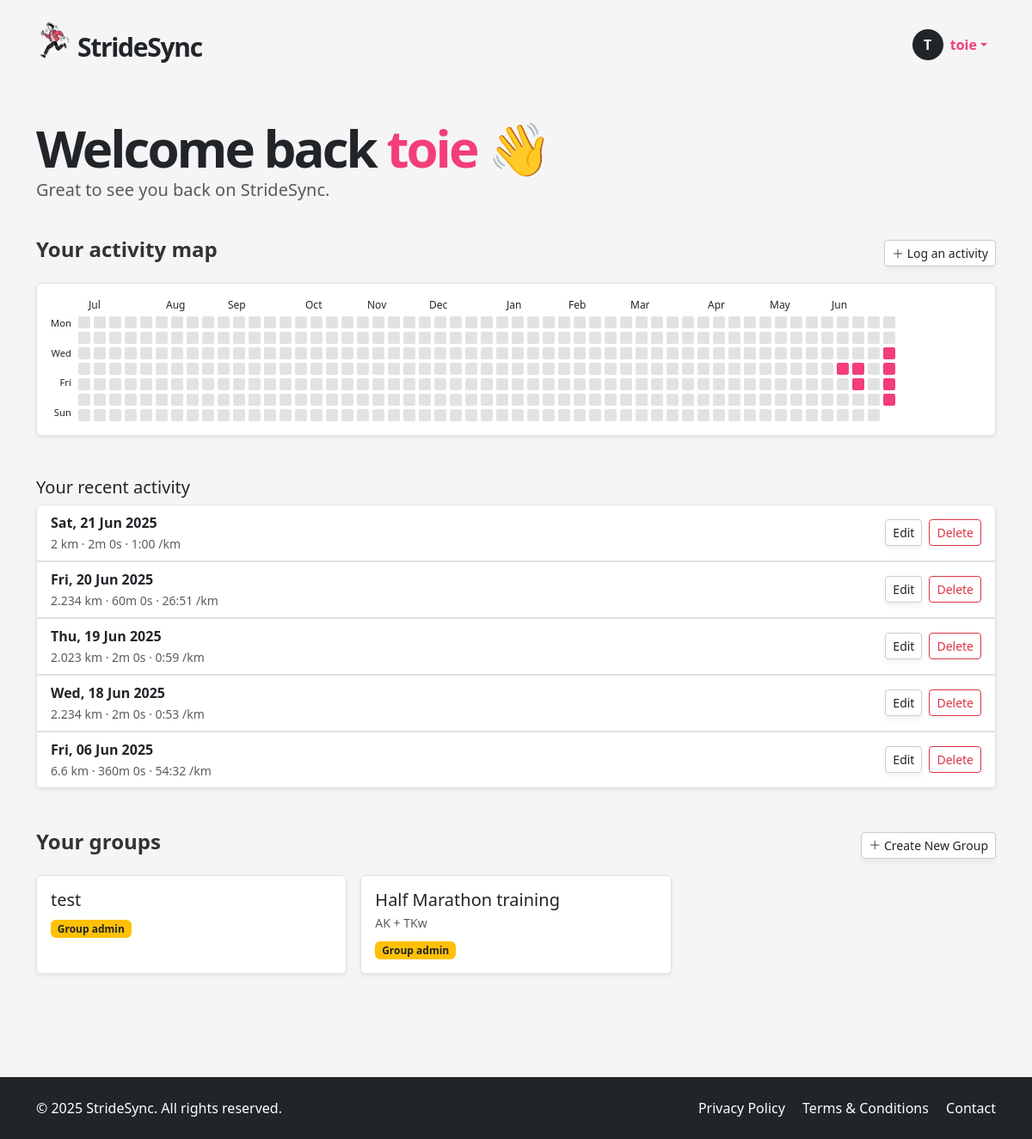
The app's page /dashboard (signed in) with its own data.
### app/models.py (models this page shows, shortened)
class User(UserMixin, db.Model):
    __tablename__ = "users"
    id = sa.Column(sa.Integer, primary_key=True)
    email = sa.Column(sa.String(120), unique=True, nullable=False, index=True)
    password_hash = sa.Column(sa.String(256))
    username = sa.Column(sa.String(64), unique=True, nullable=False, index=True)
    role = sa.Column(sa.Enum(UserRole), default=UserRole.USER, nullable=False)
    is_verified = sa.Column(sa.Boolean, default=False)
    verification_token = sa.Column(sa.String(128), nullable=False, default=lambda: secrets.token_urlsafe(32))
    reset_token = db.Column(db.String, nullable=True)
    reset_token_expiry = db.Column(db.DateTime, nullable=True)
    runs = so.relationship("Run", back_populates="user", cascade="all, delete-orphan")
    groups = so.relationship("Group", secondary=user_groups, back_populates="members")
    admin_of_groups = so.relationship("Group", secondary=group_admins, back_populates="admins")

class Run(db.Model):
    __tablename__ = "runs"
    id = sa.Column(sa.Integer, primary_key=True)
    date = sa.Column(sa.DateTime(timezone=True), index=True)
    distance = sa.Column(sa.Integer)  # meters
    time = sa.Column(sa.Integer)      # seconds (duration)
    pace = sa.Column(sa.Integer)      # seconds per km
    user_id = sa.Column(sa.Integer, sa.ForeignKey("users.id"), index=True)
    user = so.relationship("User", back_populates="runs")
    groups = so.relationship("Group", secondary=run_groups, back_populates="runs")

class Group(db.Model):
    __tablename__ = "groups"
    id = sa.Column(sa.Integer, primary_key=True)
    name = sa.Column(sa.String(100), unique=True, nullable=False)
    description = sa.Column(sa.Text)
    members = so.relationship("User", secondary=user_groups, back_populates="groups")
    admins = so.relationship("User", secondary=group_admins, back_populates="admin_of_groups")
    runs = so.relationship("Run", secondary=run_groups, back_populates="groups")
    invites = so.relationship("GroupInvite", back_populates="group", cascade="all, delete-orphan")

### app/routes.py (the view)
@app.route('/dashboard')
@login_required
def dashboard():
    runs = db.session.scalars(
        sa.select(Run).where(Run.user_id == current_user.id)
    ).all()
    sorted_groups = sorted(current_user.groups, key=lambda g: g.id, reverse=True)
    distance_by_date = {}
    for run in runs:
        run_date = run.date.date()
        distance_by_date[run_date] = distance_by_date.get(run_date, 0) + run.distance
    today = datetime.utcnow().date()
    start_date = today - timedelta(days=364)
    while start_date.weekday() != 0:
        start_date -= timedelta(days=1)
    heatmap_cells = []
    for week in range(53):
        column = []
        week_start = start_date + timedelta(weeks=week)
        for day in range(7):
            date = week_start + timedelta(days=day)
            if date > today:
                column.append(None)
            else:
                column.append({
                    "date": date,
                    "active": date in distance_by_date,
                    "distance": distance_by_date.get(date, 0)
                })
        heatmap_cells.append(column)
    month_labels = {}
    current_month = None
    for i, week in enumerate(heatmap_cells):
        for cell in week:
            if cell:
                cell_month = cell["date"].month
                if cell_month != current_month:
                    current_month = cell_month
                    month_labels[i] = cell["date"].strftime('%b')
                break
    recent_runs = db.session.scalars(
        sa.select(Run)
        .where(Run.user_id == current_user.id)
        .order_by(Run.date.desc())
        .limit(5)
    ).all()
    form = LogActivityForm()
    form.groups.choices = [(g.id, g.name) for g in current_user.groups]
    edit_form = EditRunForm()
    edit_form.groups.choices = [(g.id, g.name) for g in current_user.groups]
    delete_form = DeleteRunForm()
    create_group_form = CreateGroupForm()
    return render_template(
        "dashboard.html",
        user=current_user,
        runs=runs,
        recent_runs=recent_runs,
        heatmap_cells=heatmap_cells,
        month_labels=month_labels,
        form=form,
        edit_form=edit_form,
        delete_form=delete_form,
        create_group_form=create_group_form,
        sorted_groups=sorted_groups
    )

### app/models.py (called while the page is built)
@login.user_loader
def load_user(id):
    return db.session.get(User, int(id))

### app/templates/dashboard.html (shortened to what this page needs)
{% extends "base.html" %}
{% block content %}
<section class="py-5">
  <div class="container">
    <h1 class="display-4 fw-bold mb-4 hero-title">
      Welcome back <span>{{ user.username }}</span> 👋
    </h1>
    <p class="lead mt-3 text-muted" style="margin-top: -20px !important; margin-bottom: 40px;">
      Great to see you back on StrideSync.
    </p>
    <div class="mb-3">
      <div class="d-flex justify-content-between align-items-center mb-3">
        <h4>Your activity map</h4>
        <a href="#" class="btn btn-soft btn-sm" data-bs-toggle="modal" data-bs-target="#logActivityModal">
          <i class="bi bi-plus-lg"></i> Log an activity
        </a>
      </div>
      <div class="rounded border p-3 bg-white shadow-sm" style="overflow-x: auto;">
        <div class="d-flex flex-column">
    <div class="d-flex mb-1" style="margin-left: 2px; gap: 4px;">
      <div style="width: 20px;"></div>
      {% for week_index in range(heatmap_cells|length) %}
        {% set label = month_labels.get(week_index) %}
        <div class="
            {% if week_index < (heatmap_cells|length - 13) %} hidden-mobile {% endif %}
          "
          style="width: 14px; text-align: center; font-size: 0.75rem;">
          {{ label or '' }}
        </div>
      {% endfor %}
    </div>
    <div class="d-flex" style="gap: 4px;">
      <div class="d-flex flex-column me-1" style="gap: 9px; font-size: 0.7rem; text-align: right;">
        <div>Mon</div>
        <div>Wed</div>
        <div>Fri</div>
        <div>Sun</div>
      </div>
      {% for week in heatmap_cells %}
        <div class="d-flex flex-column heatmap-col {% if loop.index0 < (heatmap_cells|length - 13) %}hidden-mobile{% endif %}" style="gap: 4px;">
          {% for cell in week %}
            {% if cell %}
              <div
                title="{% if cell.active %}{{ '%.1f'|format(cell.distance) }} km on {{ cell.date.strftime('%d-%m-%y') }}{% else %}{{ cell.date.strftime('%d-%m-%y') }}{% endif %}"
                style="
                  width: 14px;
                  height: 14px;
                  border-radius: 2px;
                  background-color: {{ '#f33e78' if cell.active else '#e2e2e2' }};
                  transition: background-color 0.2s;">
              </div>
            {% else %}
              <div style="width: 14px; height: 14px; background-color: transparent;"></div>
            {% endif %}
          {% endfor %}
        </div>
      {% endfor %}
    </div>
  </div>
</div>
</div>
    <div class="my-2"><br></div>
    <div class="mb-5">
      <h5>Your recent activity</h5>
      {% if recent_runs %}
        <div class="list-group shadow-sm">
          {% for run in recent_runs %}
            <div class="list-group-item d-flex justify-content-between align-items-center">
              <div>
                <strong>{{ run.date.strftime('%a, %d %b %Y') }}</strong><br>
                <small class="text-muted">
                  {{ run.distance }} km · {{ run.time // 60 }}m {{ run.time % 60 }}s ·
                  {{ "%d:%02d" % (run.pace // 60, run.pace % 60) }} /km
                </small>
              </div>
              <div class="d-flex gap-2">
                <button class="btn btn-sm btn-soft-white" data-bs-toggle="modal" data-bs-target="#editRunModal{{ run.id }}">Edit</button>
                <button class="btn btn-sm btn-outline-danger" data-bs-toggle="modal" data-bs-target="#deleteRunModal{{ run.id }}">Delete</button>
              </div>
            </div>
                        {% set selected_group_ids = run.groups | map(attribute='id') | list %}
          {% endfor %}
        </div>
      {% else %}
        <p class="text-muted">No recent activity found.</p>
      {% endif %}
    </div>
    <div class="mb-5">
      <div class="d-flex justify-content-between align-items-center mb-3">
        <h4>Your groups</h4>
        <a href="#" class="btn btn-soft btn-sm" data-bs-toggle="modal" data-bs-target="#createGroupModal">
          <i class="bi bi-plus-lg"></i> Create New Group
        </a>
      </div>
      <div class="row g-3">
        {% for group in sorted_groups %}
        <div class="col-md-4">
          <div class="border rounded p-3 bg-white h-100 shadow-sm position-relative">
            <h5 class="mb-1">{{ group.name }}</h5>
            <p class="small text-muted mb-2">{{ group.description[:80] }}</p>
            {% if group in current_user.admin_of_groups %}
              <span class="badge bg-warning text-dark">Group admin</span>
            {% endif %}
          </div>
        </div>
        {% else %}
          <p class="text-muted">You're not in any groups yet.</p>
        {% endfor %}
      </div>
    </div>
  </div>
</section>
{% endblock %}

### app/templates/base.html (shortened to what this page needs)
<!DOCTYPE html>
<html lang="en">
<head>
  <link href="https://cdn.jsdelivr.net/npm/bootstrap@5.3.6/dist/css/bootstrap.min.css" rel="stylesheet">
  <link href="https://cdn.jsdelivr.net/npm/bootstrap-icons@1.10.5/font/bootstrap-icons.css" rel="stylesheet">
  <link rel="stylesheet" href="{{ url_for('static', filename='style.css') }}">
</head>
<body>
  <header>
    <nav class="navbar">
      <div class="container d-flex justify-content-between align-items-center py-2">
        <a href="/index" class="text-decoration-none logo-container d-flex align-items-center">
          <img src="{{ url_for('static', filename='img/icon.png') }}" width="40px" alt="StrideSync logo">
          <p class="logo mb-0 ms-2">StrideSync</p>
        </a>
        <ul class="navbar-nav flex-row align-items-center mb-0 menubox">
          {% if current_user.is_anonymous %}
            <li class="nav-item">
              <a class="btn btn-dark px-4" href="{{ url_for('login') }}">LOGIN</a>
            </li>
          {% else %}
            <li class="nav-item dropdown">
              <a class="nav-link dropdown-toggle d-flex align-items-center" href="#" id="userDropdown" role="button" data-bs-toggle="dropdown" aria-expanded="false">
                <div class="avatar-circle bg-dark text-white rounded-circle d-flex justify-content-center align-items-center me-2" style="width: 36px; height: 36px; font-weight: bold;">
                  {{ current_user.username[0]|upper }}
                </div>
                <span class="fw-semibold">{{ current_user.username }}</span>
              </a>
            </li>
          {% endif %}
        </ul>
      </div>
    </nav>
  </header>
  <main>
    {% block content %}{% endblock %}
  </main>
  <footer class="bg-dark text-white py-4">
    <div class="container d-flex flex-column flex-md-row justify-content-between align-items-center">
      <div class="mb-2 mb-md-0">
        &copy; 2025 StrideSync. All rights reserved.
      </div>
      <div>
        <a href="/privacy" class="text-white text-decoration-none me-3">Privacy Policy</a>
        <a href="/terms" class="text-white text-decoration-none me-3">Terms & Conditions</a>
        <a href="/contact" class="text-white text-decoration-none">Contact</a>
      </div>
    </div>
  </footer>
</body>
</html>

### app/static/style.css (style rules this page uses)
html, body { height: 100%; margin: 0; display: flex; flex-direction: column; scroll-behavior: smooth; }
body { background-color: #f5f5f5; }
main { flex: 1; }
h4 { font-weight: 700; color: #333; }
a { color: #f33e78; }
.logo { font-size: 30px; font-weight: 700; letter-spacing: -1.3px; margin-top: 15px; }
.logo-container { color: unset; }
.hero-title { font-weight: 900 !important; font-size: 60px; letter-spacing: -3px; line-height: 60px; }
.hero-title span { color: #f33e78; }
.btn-soft, .btn-soft-white { background: white; border: 1px solid #ccc; box-shadow: 0 4px 6px rgba(0,0,0,0.05); }
.nav-link { color: #f33e78 !important; }
.menubox { margin-top: 10px; margin-right: 10px; }
footer { background-color: #333; }
.bg-white { background-color: #ffffff !important; }

### records on screen
User: username "T", username "toie"
Run: date "Sat, 21 Jun 2025", distance "2", time "2", run.time%60 "0", pace "1:00"
Run: date "Fri, 20 Jun 2025", distance "2.234", time "60", run.time%60 "0", pace "26:51"
Run: date "Thu, 19 Jun 2025", distance "2.023", time "2", run.time%60 "0", pace "0:59"
Run: date "Wed, 18 Jun 2025", distance "2.234", time "2", run.time%60 "0", pace "0:53"
Run: date "Fri, 06 Jun 2025", distance "6.6", time "360", run.time%60 "0", pace "54:32"
Group: name "test"
Group: name "Half Marathon training", description "AK + TKw"

### other values on screen
{{ label or '' }} "Jul" "Aug" "Sep" "Oct" "Nov" "Dec" "Jan" "Feb" "Mar" "Apr" "May" "Jun"
